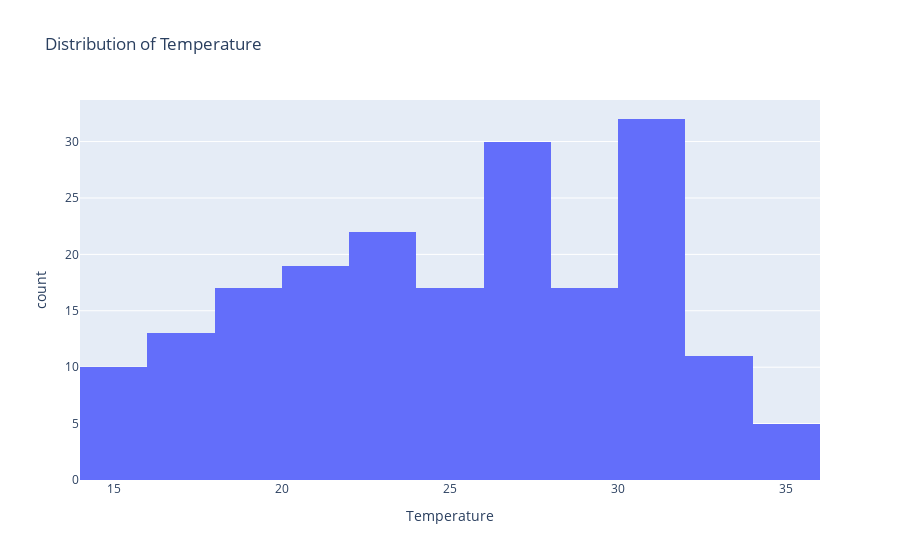

The notebook cell saved with this chart:
### Code cell
fig=px.histogram(df,x="Temperature",title="Distribution of Temperature")
fig.show()

### Figure 1 — Plotly figure (JSON) as saved in the notebook; plotly's stock layout.template omitted (floating-point values rounded to 4 significant figures; data arrays with more than 128 entries replaced by an {"elided": "..."} marker saying what was removed)
{"data": [{"alignmentgroup": "True", "bingroup": "x", "hovertemplate": "Temperature=%{x}<br>count=%{y}<extra></extra>", "legendgroup": "", "marker": {"color": "#636efa", "pattern": {"shape": ""}}, "name": "", "offsetgroup": "", "orientation": "v", "showlegend": false, "type": "histogram", "x": {"elided": "193 float values"}, "xaxis": "x", "yaxis": "y"}], "layout": {"barmode": "relative", "legend": {"tracegroupgap": 0}, "title": {"text": "Distribution of Temperature"}, "xaxis": {"anchor": "y", "domain": [0, 1], "title": {"text": "Temperature"}}, "yaxis": {"anchor": "x", "domain": [0, 1], "title": {"text": "count"}}}}
